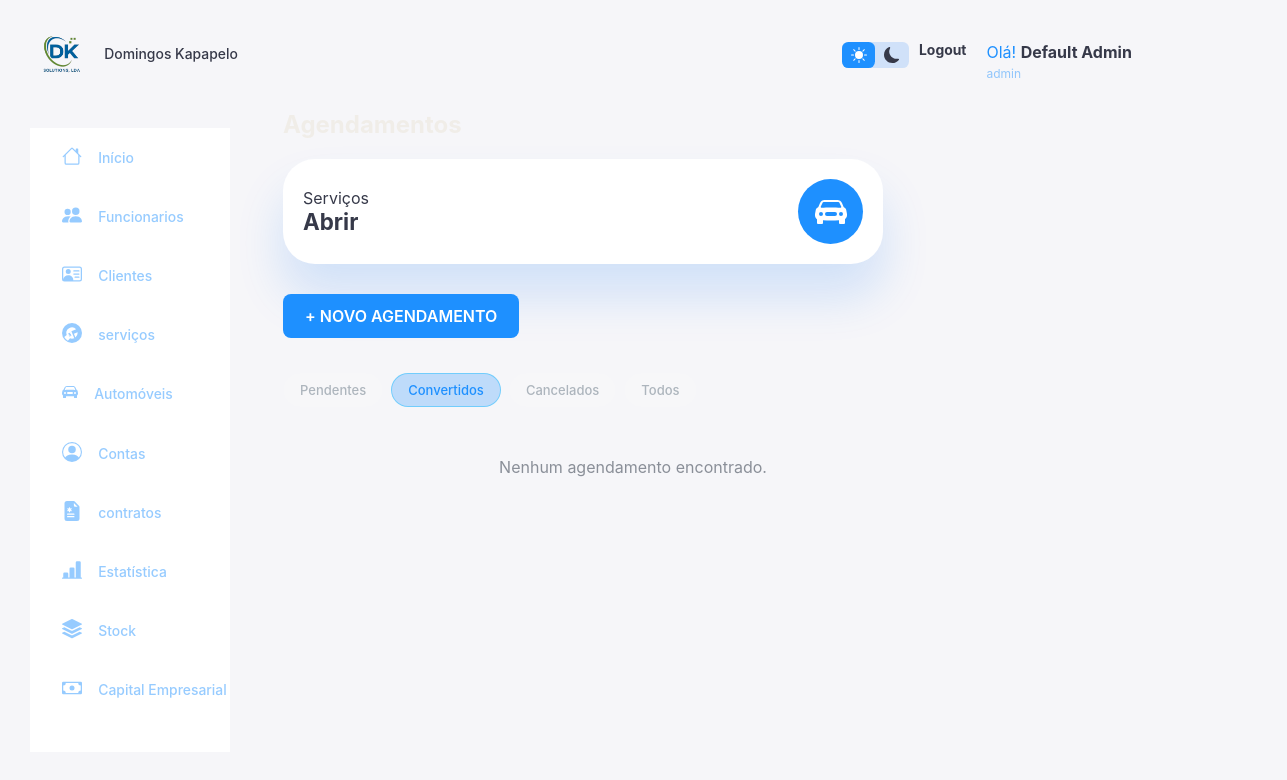
Before: /Admistrador/agendamentos.php?filtro=Convertido (signed in) with the older database file.
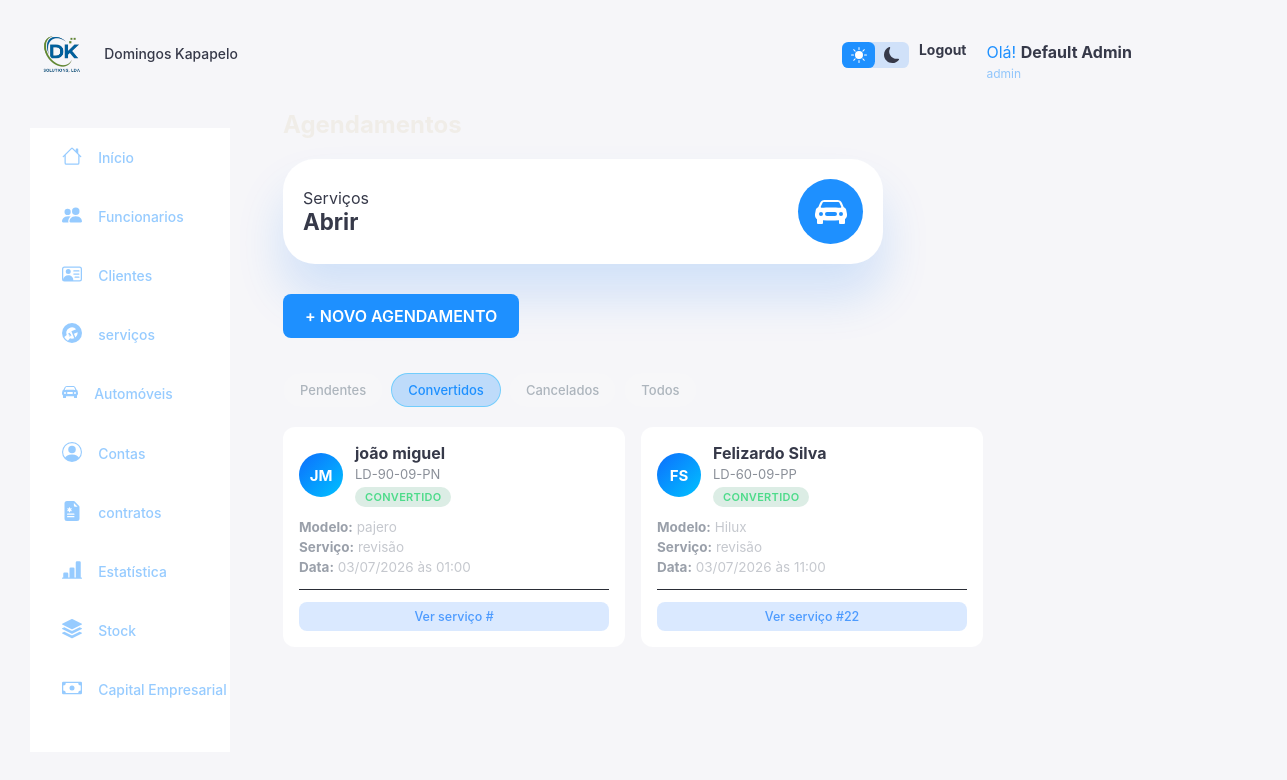
After: the same page with the newer database file.
### tables this page shows
CREATE TABLE `agendamentos` (
  `id_agendamento` int(11) NOT NULL,
  `nome_cliente` varchar(150) NOT NULL,
  `placa_carro` varchar(20) NOT NULL,
  `modelo_carro` varchar(100) NOT NULL,
  `telefone_cliente` varchar(30) DEFAULT NULL,
  `descricao_servico` varchar(255) NOT NULL,
  `obs` text DEFAULT NULL,
  `data_agendada` date NOT NULL,
  `hora_agendada` time NOT NULL,
  `endereco` varchar(255) NOT NULL DEFAULT 'Oficina',
  `status_agendamento` enum('Agendado','Convertido','Cancelado') NOT NULL DEFAULT 'Agendado',
  `id_servico_gerado` int(11) DEFAULT NULL,
  `criado_em` datetime NOT NULL DEFAULT current_timestamp(),
  `criado_por` int(11) DEFAULT NULL
);

### Admistrador/agendamentos.php (the view, shortened to what the changed rows need)
<?php
include_once("./configuracao/conexao.php");
include_once("./models/agendamento_converter.php");
$filtro = $_GET['filtro'] ?? 'Agendado';
if ($filtro === 'Todos') {
    $sql = "SELECT * FROM agendamentos ORDER BY data_agendada ASC, hora_agendada ASC";
    $stmt = $conn->prepare($sql);
} else {
    $sql = "SELECT * FROM agendamentos WHERE status_agendamento = ? ORDER BY data_agendada ASC, hora_agendada ASC";
    $stmt = $conn->prepare($sql);
    $stmt->bind_param("s", $filtro);
}
$stmt->execute();
$agendamentos = $stmt->get_result()->fetch_all(MYSQLI_ASSOC);
?>
<!DOCTYPE html>
<html lang="pt">
 <head>
   <link rel="stylesheet" href="../views/css/agendamentos.css">
  </head>
   <body>
    <div class="container">
         <?php include_once('sidebar.php');?>
<div class="containerc">
<div class="cards-agendamentos">
    <a href="servicos.php" class="card-agendamento servicos">
        <div class="info">
            <h2>Abrir</h2>
        </div>
    </a>
</div>
<div class="servicos-grid">
<?php if (empty($agendamentos)): ?>
    <p class="sem-resultado">Nenhum agendamento encontrado.</p>
<?php else: ?>
    <?php foreach ($agendamentos as $ag): ?>
        <?php
            $partes = explode(' ', trim($ag['nome_cliente']));
            $iniciais = strtoupper(substr($partes[0], 0, 1) . (isset($partes[1]) ? substr($partes[1], 0, 1) : ''));
            $classeBadge = [
                'Agendado'   => 'status-pendente',
                'Convertido' => 'status-concluido',
                'Cancelado'  => 'status-cancelado',
            ][$ag['status_agendamento']] ?? 'status-pendente';
            $dataFormatada = date('d/m/Y', strtotime($ag['data_agendada']));
            $horaFormatada = date('H:i', strtotime($ag['hora_agendada']));
        ?>
        <div class="servico-card">
            <div class="servico-header">
                <div class="avatar"><?= $iniciais ?></div>
                <div class="servico-info">
                    <h4><?= htmlspecialchars($ag['nome_cliente']) ?></h4>
                    <span class="placa"><?= htmlspecialchars($ag['placa_carro']) ?></span><br>
                    <span class="status-badge <?= $classeBadge ?>"><?= htmlspecialchars($ag['status_agendamento']) ?></span>
                </div>
            </div>
            <div class="servico-detalhes">
                <p><strong>Modelo:</strong> <?= htmlspecialchars($ag['modelo_carro']) ?></p>
                <p><strong>Serviço:</strong> <?= htmlspecialchars($ag['descricao_servico']) ?></p>
                <p><strong>Data:</strong> <?= $dataFormatada ?> às <?= $horaFormatada ?></p>
            </div>
            <div class="servico-acoes">
                <?php if ($ag['status_agendamento'] === 'Agendado'): ?>
                    <form action="./models/ativar_agendamento.php" method="POST" style="flex:1;">
                        <input type="hidden" name="id_agendamento" value="<?= $ag['id_agendamento'] ?>">
                        <button type="submit" class="btn-acao btn-factura" style="width:100%;border:none;cursor:pointer;"
                                onclick="return confirm('Ativar este agendamento agora e gerar o serviço?')">
                            Ativar agora
                        </button>
                    </form>
                    <form action="./models/cancelar_agendamento.php" method="POST" style="flex:0 0 38px;">
                        <input type="hidden" name="id_agendamento" value="<?= $ag['id_agendamento'] ?>">
                        <button type="submit" class="btn-acao btn-deletar" style="width:100%;border:none;cursor:pointer;"
                                onclick="return confirm('Cancelar este agendamento?')">
                            <svg xmlns="http://www.w3.org/2000/svg" width="14" height="14" fill="currentColor" viewBox="0 0 16 16">
                                <path d="M2.146 2.854a.5.5 0 1 1 .708-.708L8 7.293l5.146-5.147a.5.5 0 0 1 .708.708L8.707 8l5.147 5.146a.5.5 0 0 1-.708.708L8 8.707l-5.146 5.147a.5.5 0 0 1-.708-.708L7.293 8z"/>
                            </svg>
                        </button>
                    </form>
                <?php elseif ($ag['status_agendamento'] === 'Convertido'): ?>
                    <a class="btn-acao btn-editar" href="editar_servico.php?id=<?= $ag['id_servico_gerado'] ?>" style="width:100%;">
                        Ver serviço #<?= $ag['id_servico_gerado'] ?>
                    </a>
                <?php else: ?>
                    <span class="btn-acao" style="width:100%;color:#8a8f98;justify-content:center;">—</span>
                <?php endif; ?>
            </div>
        </div>
    <?php endforeach; ?>
<?php endif; ?>
</div>
</div>
        </div>
 </body>
</html>

Changed rows visible on the page:
added agendamentos: nome_cliente "JM", nome_cliente "joão miguel", placa_carro "LD-90-09-PN", status_agendamento "CONVERTIDO", modelo_carro "pajero", descricao_servico "revisão", data_agendada "03/07/2026", hora_agendada "01:00"
added agendamentos: nome_cliente "FS", nome_cliente "Felizardo Silva", placa_carro "LD-60-09-PP", status_agendamento "CONVERTIDO", modelo_carro "Hilux", descricao_servico "revisão", data_agendada "03/07/2026", hora_agendada "11:00", id_servico_gerado "22"
Other visible differences:
text no longer shown: "Nenhum agendamento encontrado."
